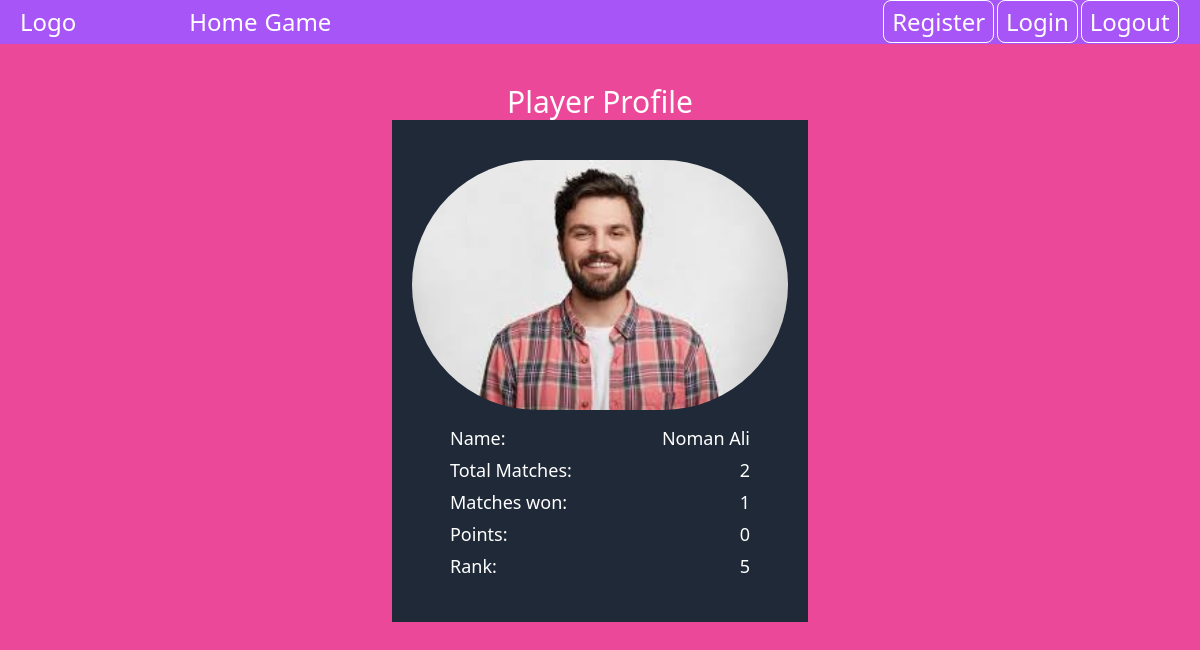
Screenshot of /user/6 (signed in) with the database file from the repository.
### home/models.py (models this page shows)
class Profile(models.Model):
    user = models.OneToOneField(User, on_delete=models.CASCADE, related_name="profile")
    image = models.ImageField(verbose_name="user_image", blank=True, null=True, upload_to="profile/")
    wins = models.IntegerField(default=0)
    draws = models.IntegerField(default=0)
    losts = models.IntegerField(default=0)
    points = models.IntegerField(default=0)
    total_matches = models.IntegerField(default=0)
    rank = models.IntegerField()

### home/views.py (the view)
# urls.py: path("user/<id>", profile_page, name="profile_page")
@login_required
def profile_page(request, id):
    try:
        user = User.objects.filter(id=id).first()
        if(not user):
            return redirect('/')
        profile = Profile.objects.filter(user=user).first()
        return render(request, "pages/profile.html", {"user": user, "profile":profile})
    except Exception as e:
        print(e)
        return HttpResponse("Internal Server Error.")

### templates/pages/profile.html (shortened to what this page needs)
{% extends 'index.html' %}
{% block start %}
<div style="min-height: 100vh;" class="bg-pink-500 flex flex-col items-center py-5 md:py-10 ">
    <div>
        <h3 class="text-center text-white text-3xl">
            Player Profile
        </h3>
    </div>
    <div class="bg-gray-800 text-white md:px-6 md:py-10 lg:px-5 lg:py-13 sm:px-7 px-2 py-2 flex flex-col items-center">
        <div class="mb-3 flex flex-col items-center relative">
            {% if profile.image %}
                <img id="image"  class="h-[150px] sm:h-[200px] md:h-[250px] rounded-full" class="h-[100px]" src="{{profile.image.url}}" alt="">
            {% else %}
                {% load static %}
            {% endif %}
        </div>
        <div class="w-[200px] sm:w-[250px] md:w-[300px] flex flex-col">
            <div class="flex justify-between text-lg my-[2px]"><p>Name: </p><p>{{user.first_name}}</p></div>
            <div class="flex justify-between text-lg my-[2px]"><p>Total Matches:</p><p>{{profile.total_matches}}</p></div>
            <div class="flex justify-between text-lg my-[2px]"><p>Matches won: </p><p>{{profile.wins}}</p></div>
            <div class="flex justify-between text-lg my-[2px]"><p>Points: </p><p>{{profile.points}}</p></div>
            <div class="flex justify-between text-lg my-[2px]"><p>Rank: </p><p>{{profile.rank}}</p></div>
        </div>
    </div>
</div>
{% endblock start %}

### rows the page displays
Profile: image (picture), total_matches "2", wins "1", points "0", rank "5"

### other values shown
{{ user.first_name }} "Noman Ali"
